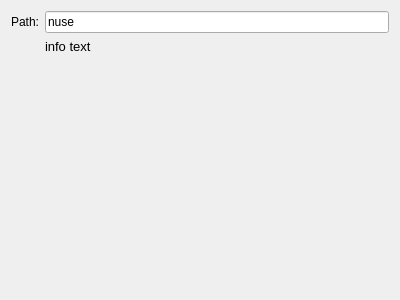
<?xml version="1.0" encoding="UTF-8"?>
<ui version="4.0">
 <class>xalertuConfigRemote</class>
 <widget class="QWidget" name="xalertuConfigRemote">
  <property name="geometry">
   <rect>
    <x>0</x>
    <y>0</y>
    <width>400</width>
    <height>300</height>
   </rect>
  </property>
  <property name="windowTitle">
   <string>Form</string>
  </property>
  <layout class="QVBoxLayout" name="verticalLayout">
   <item>
    <layout class="QGridLayout" name="gridLayout">
     <item row="0" column="0">
      <widget class="QLabel" name="label_7">
       <property name="text">
        <string>Path:</string>
       </property>
      </widget>
     </item>
     <item row="1" column="1">
      <widget class="QLabel" name="label_11">
       <property name="text">
        <string>&lt;!DOCTYPE HTML PUBLIC &quot;-//W3C//DTD HTML 4.0//EN&quot; &quot;http://www.w3.org/TR/REC-html40/strict.dtd&quot;&gt;
&lt;html&gt;&lt;head&gt;&lt;meta name=&quot;qrichtext&quot; content=&quot;1&quot; /&gt;&lt;style type=&quot;text/css&quot;&gt;
p, li { white-space: pre-wrap; }
&lt;/style&gt;&lt;/head&gt;&lt;body style=&quot; font-family:'Lucida Grande'; font-size:9pt; font-weight:400; font-style:normal;&quot;&gt;
&lt;p style=&quot; margin-top:0px; margin-bottom:0px; margin-left:0px; margin-right:0px; -qt-block-indent:0; text-indent:0px;&quot;&gt;&lt;span style=&quot; font-size:10pt;&quot;&gt;info text&lt;/span&gt;&lt;/p&gt;&lt;/body&gt;&lt;/html&gt;</string>
       </property>
      </widget>
     </item>
     <item row="0" column="1">
      <widget class="KLineEdit" name="klineedit_3">
       <property name="text">
        <string>nuse</string>
       </property>
      </widget>
     </item>
     <item row="2" column="1">
      <spacer name="verticalSpacer">
       <property name="orientation">
        <enum>Qt::Vertical</enum>
       </property>
       <property name="sizeHint" stdset="0">
        <size>
         <width>20</width>
         <height>40</height>
        </size>
       </property>
      </spacer>
     </item>
    </layout>
   </item>
  </layout>
 </widget>
 <customwidgets>
  <customwidget>
   <class>KLineEdit</class>
   <extends>QLineEdit</extends>
   <header>klineedit.h</header>
  </customwidget>
 </customwidgets>
 <resources/>
 <connections/>
</ui>
